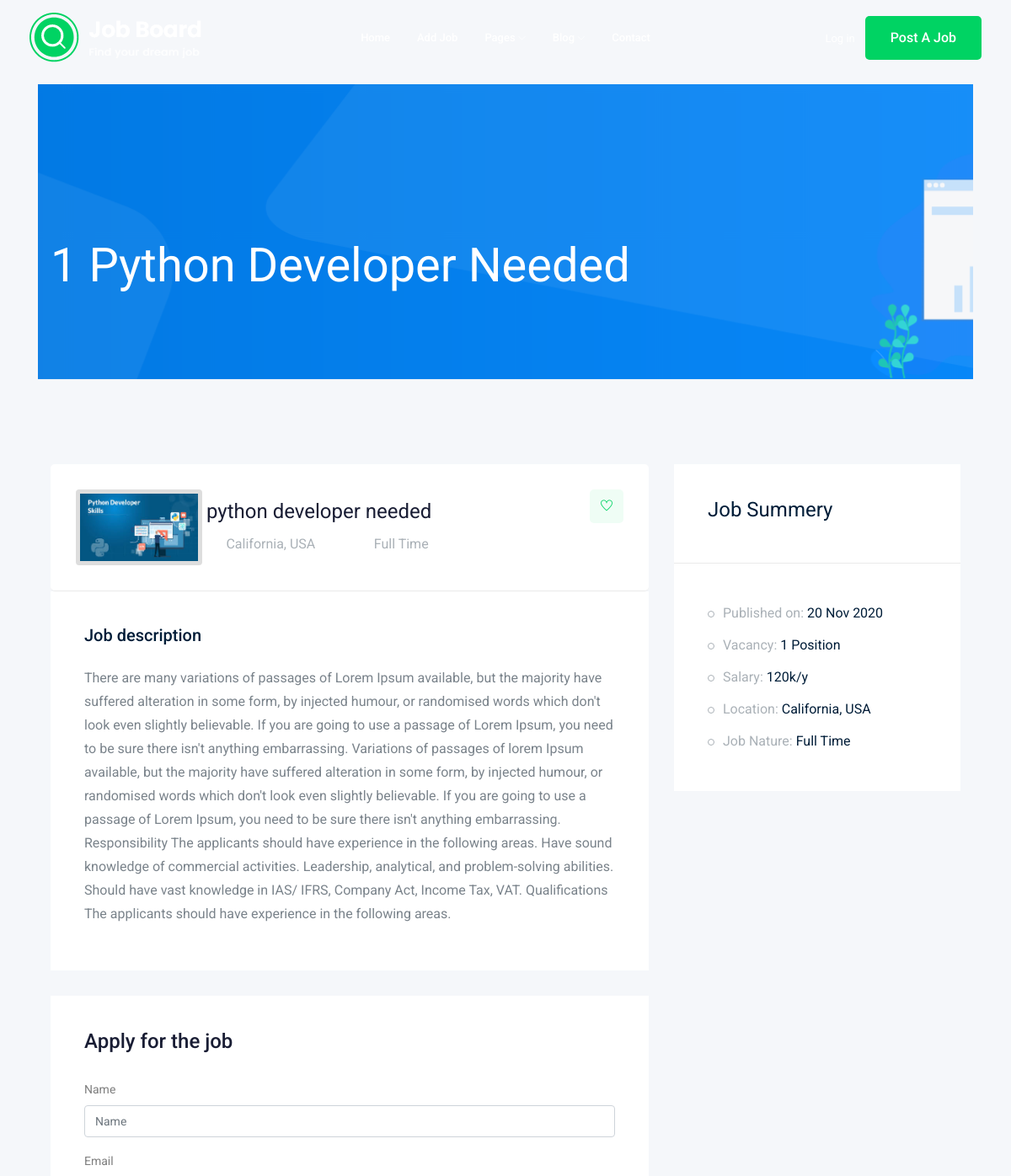
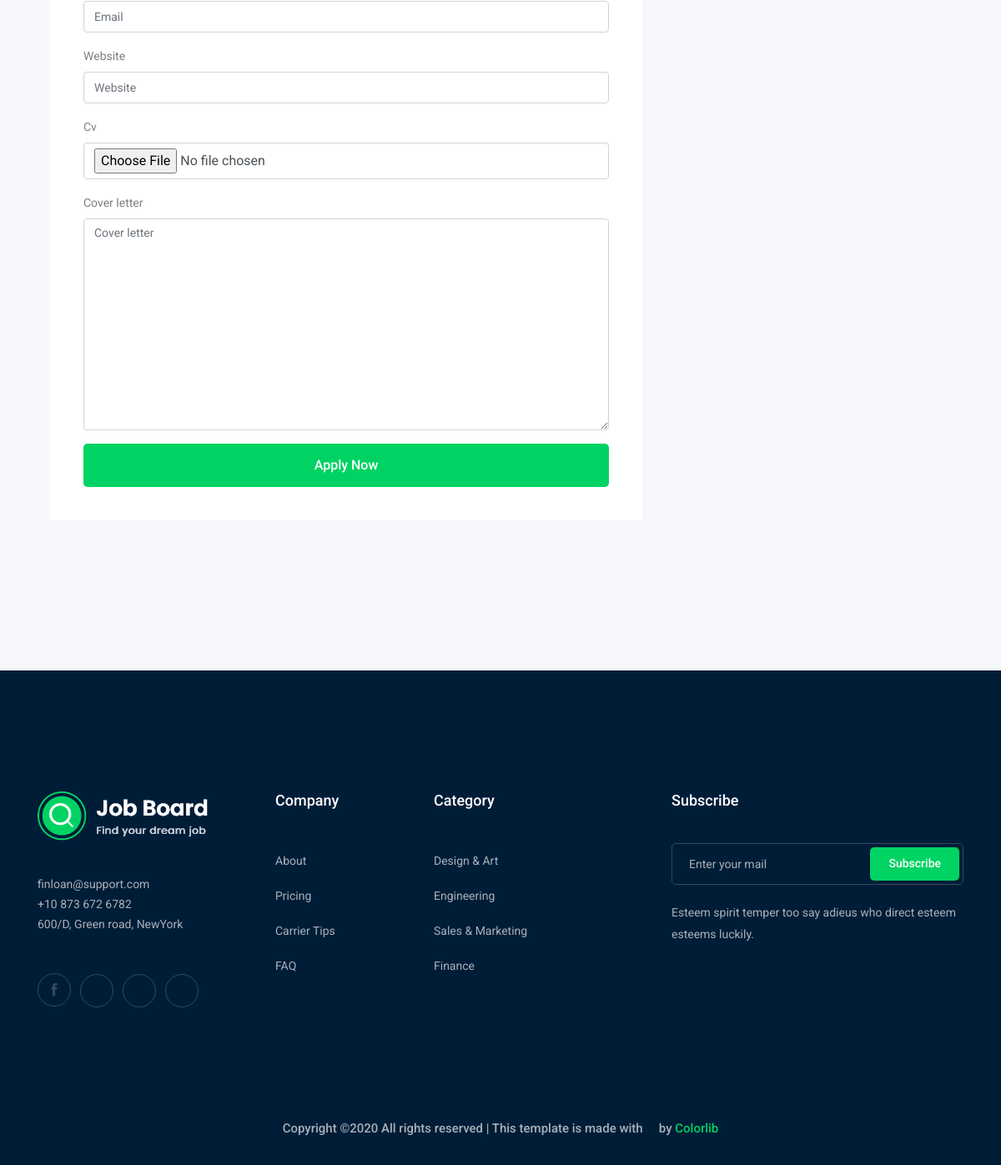
The app's page /jobs/python-developer-needed with its own data (2 pictures, top to bottom).
### job/models.py (models this page shows, shortened)
class Job(models.Model):  # table
    owner=models.ForeignKey(User, related_name='job_owner', on_delete=models.CASCADE)
    title = models.CharField(max_length=100)  # column
    job_type = models.CharField(max_length=15 , choices=JOB_TYPE)
    description = models.TextField(max_length=1000)
    published_at = models.DateTimeField(auto_now=True)
    Vacancy = models.IntegerField(default=1)
    salary = models.IntegerField(default=0)
    experience = models.IntegerField(default=1)
    category = models.ForeignKey('Category',on_delete=models.CASCADE)
    image=models.ImageField(upload_to=image_upload)
    slug=models.SlugField(blank=True,null=True)

### job/views.py (the view)
# urls.py: path('<str:slug>', views.job_detail,name='job_detail'),
def job_detail(request, slug):
    job_detail = Job.objects.get(slug=slug)
    if request.method=='POST':
        form=ApplayForm(request.POST,request.FILES)
        if form.is_valid():
            myform=form.save(commit=False)
            myform.job=job_detail
            myform.save()
    else:
       form=ApplayForm()
    context = {
        'job_detail': job_detail,
        'form1':form,
    }
    return render(request, 'job/job_detail.html', context)

### job/forms.py
class ApplayForm(forms.ModelForm):
      class Meta:
          model=Apply
          fields=['name','email','website','cv','cover_letter']

### job/templates/job/job_detail.html (shortened to what this page needs)
{% extends 'base.html' %}
{% load bootstrap4 %}
{% load static  %}
{% block body %}
    <div class="bradcam_area bradcam_bg_1">
        <div class="container">
            <div class="row">
                <div class="col-xl-12">
                    <div class="bradcam_text">
                        <h3>{{job_detail.Vacancy}} {{job_detail.title}}</h3>
                    </div>
                </div>
            </div>
        </div>
    </div>
    <div class="job_details_area">
        <div class="container">
            <div class="row">
                <div class="col-lg-8">
                    <div class="job_details_header">
                        <div class="single_jobs white-bg d-flex justify-content-between">
                            <div class="jobs_left d-flex align-items-center">
                                <div class=" align-items-center">
                                    <img src="{{job_detail.image.url}}" alt="image"
                                    style=" border: 5px solid #ddd;border-radius: 4px;display: block;
                                    margin-left: auto;
                                    margin-right: 5px;
                                    width: 150px;height: 90px;">
                                </div>
                                <div class="jobs_conetent">
                                    <h4>{{job_detail.title}}</h4>
                                    <div class="links_locat d-flex align-items-center">
                                        <div class="location">
                                            <p> <i class="fa fa-map-marker"></i> California, USA</p>
                                        </div>
                                        <div class="location">
                                            <p> <i class="fa fa-clock-o"></i>{{job_detail.job_type}}</p>
                                        </div>
                                    </div>
                                </div>
                            </div>
                            <div class="jobs_right">
                                <div class="apply_now">
                                    <a class="heart_mark" href="#"> <i class="ti-heart"></i> </a>
                                </div>
                            </div>
                        </div>
                    </div>
                    <div class="descript_wrap white-bg">
                        <div class="single_wrap">
                            <h4>Job description</h4>
                            <p>{{job_detail.description}}</p>
                        </div>
                    </div>
                    <div class="apply_job_form white-bg">
                        <h4>Apply for the job</h4>
                        <form  method="POST" enctype="multipart/form-data">
                            {% bootstrap_form form1 %}
                            {% buttons %}
                                <div class="submit_btn ">
                                  <button class="boxed-btn3 w-100" type="submit">Apply Now</button>
                                </div>
                            {% endbuttons %}
                        </form>
                    </div>
                </div>
                <div class="col-lg-4">
                    <div class="job_sumary">
                        <div class="summery_header">
                            <h3>Job Summery</h3>
                        </div>
                        <div class="job_content">
                            <ul>
                                <li>Published on: <span>{{job_detail.published_at|date:'d M o'}}</span></li>
                                <li>Vacancy: <span>{{job_detail.Vacancy}} Position</span></li>
                                <li>Salary: <span>{{job_detail.salary}}k/y</span></li>
                                <li>Location: <span>California, USA</span></li>
                                <li>Job Nature: <span> {{job_detail.job_type}}</span></li>
                            </ul>
                        </div>
                    </div>
                </div>
            </div>
        </div>
    </div>
{% endblock body %}

### records on screen
Job: Vacancy "1", title "Python Developer Needed", image (picture), title "python developer needed", job_type "Full Time", description "There are many variations of passages of Lorem Ipsum available, but the majority have suffered alteration in some form, by injected humour, or randomised words which don't look even slightly believable. If you are going to use a passage of Lorem Ipsum, you need to be sure there isn't anything embarrassing. Variations of passages of lorem Ipsum available, but the majority have suffered alteration in some form, by injected humour, or randomised words which don't look even slightly believable. If you are going to use a passage of Lorem Ipsum, you need to be sure there isn't anything embarrassing. Responsibility The applicants should have experience in the following areas. Have sound knowledge…", published_at "20 Nov 2020", salary "120"
